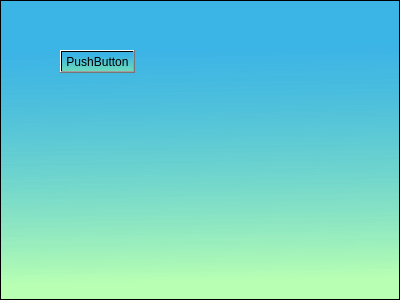
<?xml version="1.0" encoding="UTF-8"?>
<ui version="4.0">
 <class>Frame</class>
 <widget class="QFrame" name="Frame">
  <property name="geometry">
   <rect>
    <x>0</x>
    <y>0</y>
    <width>400</width>
    <height>300</height>
   </rect>
  </property>
  <property name="windowTitle">
   <string>Frame</string>
  </property>
  <property name="styleSheet">
   <string notr="true">background-color: qlineargradient(spread:pad, x1:0.488318, y1:0, x2:0.512, y2:1, stop:0.159091 rgba(58, 179, 230, 234), stop:0.9375 rgba(152, 255, 146, 115));</string>
  </property>
  <property name="frameShape">
   <enum>QFrame::StyledPanel</enum>
  </property>
  <property name="frameShadow">
   <enum>QFrame::Raised</enum>
  </property>
  <widget class="QPushButton" name="pushButton">
   <property name="geometry">
    <rect>
     <x>60</x>
     <y>50</y>
     <width>75</width>
     <height>23</height>
    </rect>
   </property>
   <property name="text">
    <string>PushButton</string>
   </property>
  </widget>
 </widget>
 <resources/>
 <connections/>
</ui>
